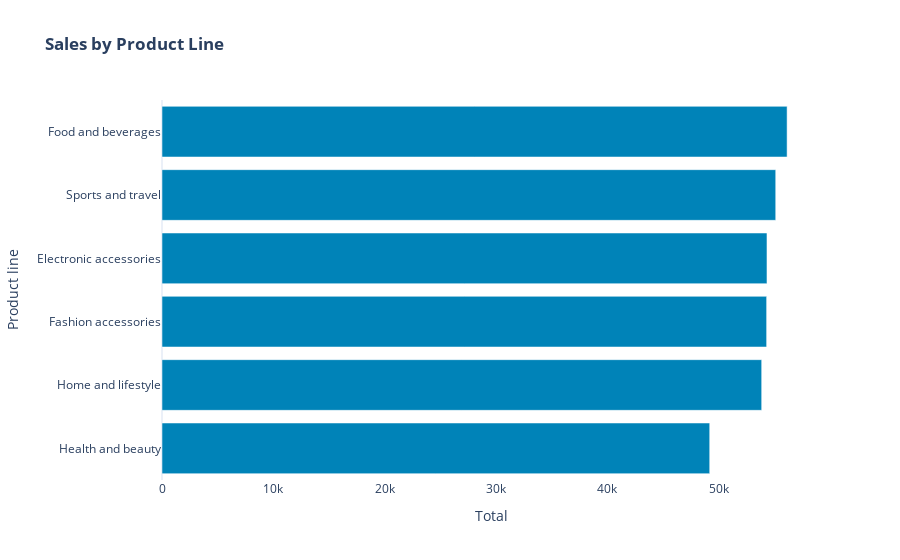

Notebook cell for this chart:
### Code cell
sales_by_product_line = (
    df.groupby(by=["Product line"]).sum()[["Total"]].sort_values(by="Total")
)
fig_product_sales = px.bar(
    sales_by_product_line,
    x="Total",
    y=sales_by_product_line.index,
    orientation="h",
    title="<b>Sales by Product Line</b>",
    color_discrete_sequence=["#0083B8"] * len(sales_by_product_line),
    template="plotly_white",
)
fig_product_sales.update_layout(
    plot_bgcolor="rgba(0,0,0,0)",
    xaxis=(dict(showgrid=False))
)

### Figure 1 — Plotly figure (JSON) as saved in the notebook; plotly's stock layout.template omitted (floating-point values rounded to 4 significant figures)
{"data": [{"alignmentgroup": "True", "hovertemplate": "Total=%{x}<br>Product line=%{y}<extra></extra>", "legendgroup": "", "marker": {"color": "#0083B8", "pattern": {"shape": ""}}, "name": "", "offsetgroup": "", "orientation": "h", "showlegend": false, "textposition": "auto", "type": "bar", "x": [49190.0, 53860.0, 54310.0, 54340.0, 55120.0, 56140.0], "xaxis": "x", "y": ["Health and beauty", "Home and lifestyle", "Fashion accessories", "Electronic accessories", "Sports and travel", "Food and beverages"], "yaxis": "y"}], "layout": {"barmode": "relative", "legend": {"tracegroupgap": 0}, "plot_bgcolor": "rgba(0,0,0,0)", "title": {"text": "<b>Sales by Product Line</b>"}, "xaxis": {"anchor": "y", "domain": [0, 1], "showgrid": false, "title": {"text": "Total"}}, "yaxis": {"anchor": "x", "domain": [0, 1], "title": {"text": "Product line"}}}}
